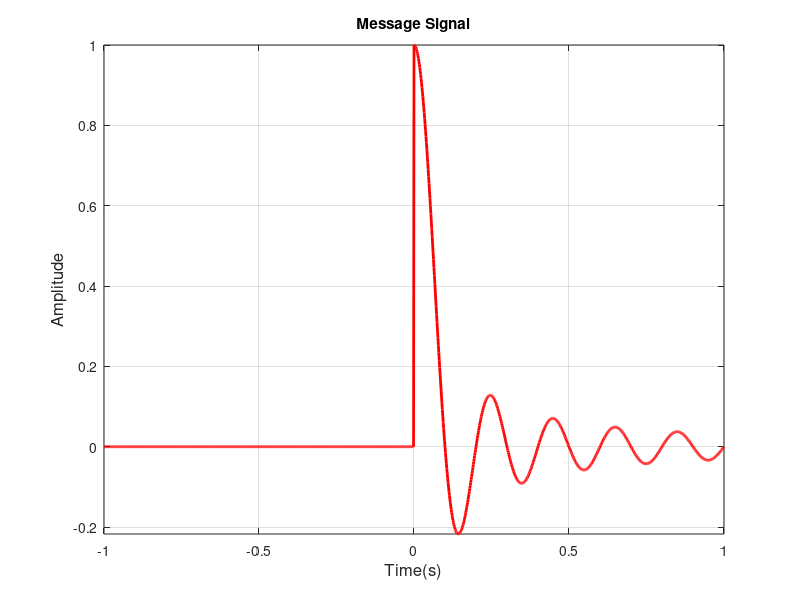

MATLAB code for this plot: (Note: this script raises an error after producing the figure.)
%% problem 2
clc;
clear all;
close all;
%% start simulation
t0 = 2; % signal duration
fs = 700; % sampling frequency
t = [-t0/2:1/fs:t0/2];
for i=1:length(t)
    if t(i)>=0
        x_m(i) = sinc(10*t(i));
    else
        x_m(i)=0;
    end
end
plot(t,x_m,'-r','LineWidth',2)
grid on
title('Message Signal')
xlabel('Time(s)','FontSize',12)
ylabel('Amplitude','FontSize',12)
axis tight

%% AM , m=.85
mio = .85;
A_c = 1;
FC = [30,70,140,500,1100];
for i = 1:length(FC)
    fc = FC(i);
    figure
    x_c = AM_mod(mio,x_m,A_c,fc,t);
    plot(t,x_c,'r','LineWidth',2)
    xlabel('Time(s)','FontSize',12)
    ylabel('Amplitude')
    title('AM Modulation , m=.85')
    grid on
    axis tight
    legend(sprintf('fc = %i Hz',fc))
end

%% Fourier Transform
fc = 110;
x_c = AM_mod(mio,x_m,A_c,fc,t);
N_FFT = 2^nextpow2(length(x_c)); %FFT Sample points
x_c_f = fft(x_c,N_FFT);
x_c1 = [x_c,zeros(1,N_FFT-length(x_c))];
f = [0:fs:fs*(length(x_c1)-1)]-fs/2;
figure
plot(f,abs(fftshift(x_c_f)),'-b','LineWidth',2)
grid on
title('Spectrum of the Modulation signal (AM) and fc = 110 Hz');
ylabel('X(f)','FontSize',12)
xlabel('Frequency (Hz)','FontSize',12)
axis tight

%% AM Demodulation
fc = 110;
x_c = AM_mod(mio,x_m,A_c,fc,t);
x_est = AM_demod(mio,x_c,A_c,fc,t);
figure
plot(t,x_est,'k-','LineWidth',2)
xlabel('Time(s)','FontSize',12)
ylabel('Amplitude')
title('AM demodulation , m=.85')
grid on
axis tight
